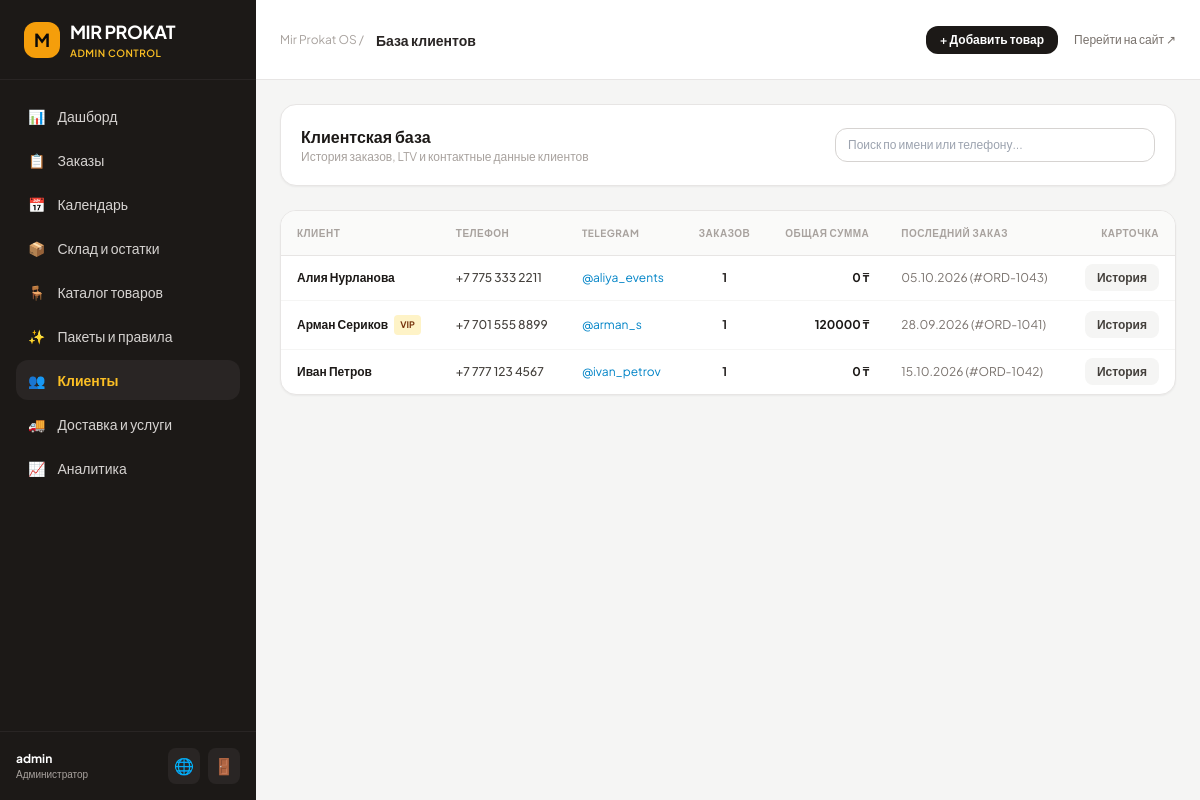
Screenshot of /admin-panel/clients/ (signed in) with the database file from the repository.
### apps/clients/models.py (models this page shows, shortened)
class Client(models.Model):
    name = models.CharField(_('Имя'), max_length=200)
    phone = models.CharField(_('Телефон'), max_length=20, unique=True)
    telegram = models.CharField(_('Telegram'), max_length=100, blank=True)
    telegram_id = models.BigIntegerField(_('Telegram ID'), null=True, blank=True, unique=True)
    email = models.EmailField(_('Email'), blank=True)
    comment = models.TextField(_('Комментарий менеджера'), blank=True)
    is_vip = models.BooleanField(_('VIP-клиент'), default=False)
    created_at = models.DateTimeField(auto_now_add=True)
    updated_at = models.DateTimeField(auto_now=True)
    class Meta:
        verbose_name = _('Клиент')
        verbose_name_plural = _('Клиенты')
        ordering = ['-created_at']
    @property
    def orders_count(self):
        return self.orders.count()
    @property
    def total_spent(self):
        from django.db.models import Sum
        result = self.orders.filter(
            status__in=['COMPLETED', 'PAID', 'PREPARING', 'READY', 'DELIVERING', 'EVENT']
        ).aggregate(total=Sum('total_price'))
        return result['total'] or 0
    @property
    def last_order(self):
        return self.orders.order_by('-created_at').first()

### apps/orders/models.py (models this page shows, shortened)
class Order(models.Model):
    STATUS_NEW = 'NEW'
    STATUS_PENDING = 'PENDING'
    STATUS_CONFIRMED = 'CONFIRMED'
    STATUS_PAYMENT_PENDING = 'PAYMENT_PENDING'
    STATUS_PAID = 'PAID'
    STATUS_PREPARING = 'PREPARING'
    STATUS_READY = 'READY'
    STATUS_DELIVERING = 'DELIVERING'
    STATUS_EVENT = 'EVENT'
    STATUS_COMPLETED = 'COMPLETED'
    STATUS_CANCELLED = 'CANCELLED'
    STATUS_CHOICES = [
        (STATUS_NEW, _('Новая заявка')),
        (STATUS_PENDING, _('На рассмотрении')),
        (STATUS_CONFIRMED, _('Подтверждена (Зарезервировано)')),
        (STATUS_PAYMENT_PENDING, _('Ожидает оплаты')),
        (STATUS_PAID, _('Оплачена')),
        (STATUS_PREPARING, _('Подготовка к выдаче')),
        (STATUS_READY, _('Готов к выдаче')),
        (STATUS_DELIVERING, _('В доставке')),
        (STATUS_EVENT, _('Мероприятие сегодня')),
        (STATUS_COMPLETED, _('Завершена')),
        (STATUS_CANCELLED, _('Отменена')),
    ]
    order_number = models.CharField(_('Номер заказа'), max_length=20, unique=True, db_index=True)
    client = models.ForeignKey(
        'clients.Client', on_delete=models.CASCADE,
        related_name='orders', verbose_name=_('Клиент')
    )
    event_date = models.DateField(_('Дата мероприятия'), db_index=True)
    event_time = models.TimeField(_('Время начала мероприятия'), null=True, blank=True)
    guest_count = models.PositiveIntegerField(_('Количество гостей'), default=10)
    event_type = models.ForeignKey(
        'catalog.EventType', on_delete=models.SET_NULL,
        null=True, blank=True, related_name='orders', verbose_name=_('Тип мероприятия')
    )
    package = models.ForeignKey(
        'catalog.Package', on_delete=models.SET_NULL,
        null=True, blank=True, related_name='orders', verbose_name=_('Выбранный пакет')
    )
    status = models.CharField(
        _('Статус заказа'), max_length=25,
        choices=STATUS_CHOICES, default=STATUS_NEW, db_index=True
    )
    address = models.CharField(_('Адрес мероприятия'), max_length=255, blank=True)
    need_delivery = models.BooleanField(_('Требуется доставка'), default=False)
    delivery_zone = models.ForeignKey(
        'services.DeliveryZone', on_delete=models.SET_NULL,
        null=True, blank=True, related_name='orders', verbose_name=_('Зона доставки')
    )
    need_setup = models.BooleanField(_('Требуется монтаж'), default=False)
    need_teardown = models.BooleanField(_('Требуется демонтаж'), default=False)
    items_price = models.DecimalField(_('Стоимость аренды товаров'), max_digits=12, decimal_places=2, default=0)
    delivery_price = models.DecimalField(_('Стоимость доставки'), max_digits=10, decimal_places=2, default=0)
    services_price = models.DecimalField(_('Стоимость услуг (монтаж/демонтаж/декор)'), max_digits=10, decimal_places=2, default=0)
    deposit_price = models.DecimalField(_('Залог'), max_digits=10, decimal_places=2, default=0)
    total_price = models.DecimalField(_('Итоговая сумма'), max_digits=12, decimal_places=2, default=0)
    paid_amount = models.DecimalField(_('Оплаченная сумма'), max_digits=12, decimal_places=2, default=0)
    comment = models.TextField(_('Комментарий клиента'), blank=True)
    manager_comment = models.TextField(_('Комментарий менеджера'), blank=True)
    source = models.CharField(_('Источник'), max_length=30, default='website', choices=[
        ('website', 'Веб-сайт'),
        ('telegram_bot', 'Telegram-бот'),
        ('manager', 'Менеджер вручную')
    ])
    created_at = models.DateTimeField(_('Создан'), auto_now_add=True)
    updated_at = models.DateTimeField(_('Обновлен'), auto_now=True)
    class Meta:
        verbose_name = _('Заказ')
        verbose_name_plural = _('Заказы')
        ordering = ['-created_at']

### apps/admin_panel/views.py (the view)
# urls.py: path('clients/', views.clients_list_view, name='clients_list'),
@login_required(login_url='/admin-panel/login/')
@user_passes_test(is_staff_check, login_url='/admin-panel/login/')
def clients_list_view(request):
    clients = Client.objects.all().prefetch_related('orders').order_by('-created_at')
    q = request.GET.get('q', '').strip()
    if q:
        clients = clients.filter(Q(name__icontains=q) | Q(phone__icontains=q) | Q(telegram__icontains=q))
    return render(request, 'admin_panel/clients_list.html', {'clients': clients, 'q': q})

### apps/admin_panel/views.py (called while the page is built)
def is_staff_check(user):
    return user.is_authenticated and (user.is_staff or user.is_superuser)

### apps/catalog/context_processors.py (called while the page is built)
def categories_processor(request):
    return {
        'all_categories': Category.objects.filter(is_active=True).order_by('order', 'name')
    }

### templates/admin_panel/clients_list.html
{% extends 'admin_panel/base.html' %}
{% block page_title %}База клиентов{% endblock %}
{% block admin_content %}
<div class="space-y-6">
    <div class="bg-white p-5 rounded-2xl border border-stone-200 shadow-sm flex flex-col sm:flex-row justify-between items-center gap-4">
        <div>
            <h3 class="font-bold text-stone-900 text-base">Клиентская база</h3>
            <p class="text-xs text-stone-400">История заказов, LTV и контактные данные клиентов</p>
        </div>
        <form method="GET" class="w-full sm:w-80">
            <input type="text" name="q" value="{{ q }}" placeholder="Поиск по имени или телефону..." class="w-full py-2 px-3 rounded-xl border border-stone-300 text-xs">
        </form>
    </div>
    <div class="bg-white rounded-2xl border border-stone-200 overflow-hidden shadow-sm">
        <div class="overflow-x-auto">
            <table class="w-full text-left text-xs">
                <thead>
                    <tr class="bg-stone-50 border-b border-stone-200 text-stone-400 uppercase tracking-wider text-[10px]">
                        <th class="py-3.5 px-4">Клиент</th>
                        <th class="py-3.5 px-4">Телефон</th>
                        <th class="py-3.5 px-4">Telegram</th>
                        <th class="py-3.5 px-4 text-center">Заказов</th>
                        <th class="py-3.5 px-4 text-right">Общая сумма</th>
                        <th class="py-3.5 px-4">Последний заказ</th>
                        <th class="py-3.5 px-4 text-right">Карточка</th>
                    </tr>
                </thead>
                <tbody class="divide-y divide-stone-100">
                    {% for client in clients %}
                    <tr class="hover:bg-stone-50/60 transition">
                        <td class="py-3.5 px-4">
                            <div class="font-bold text-stone-900 flex items-center gap-1.5">
                                {{ client.name }}
                                {% if client.is_vip %}
                                <span class="px-1.5 py-0.5 rounded text-[9px] font-bold bg-amber-100 text-amber-900">VIP</span>
                                {% endif %}
                            </div>
                        </td>
                        <td class="py-3.5 px-4 text-stone-700 font-medium">
                            {{ client.phone }}
                        </td>
                        <td class="py-3.5 px-4 text-sky-600">
                            {{ client.telegram|default:"—" }}
                        </td>
                        <td class="py-3.5 px-4 text-center font-bold text-stone-800">
                            {{ client.orders_count }}
                        </td>
                        <td class="py-3.5 px-4 text-right font-bold text-stone-900">
                            {{ client.total_spent|floatformat:0 }} ₸
                        </td>
                        <td class="py-3.5 px-4 text-stone-500">
                            {% if client.last_order %}
                            {{ client.last_order.event_date|date:"d.m.Y" }} (#{{ client.last_order.order_number }})
                            {% else %}—{% endif %}
                        </td>
                        <td class="py-3.5 px-4 text-right">
                            <a href="{% url 'admin_panel:client_detail' client.id %}" class="px-3 py-1.5 rounded-lg bg-stone-100 hover:bg-stone-200 font-semibold text-stone-700">
                                История
                            </a>
                        </td>
                    </tr>
                    {% empty %}
                    <tr>
                        <td colspan="7" class="py-8 text-center text-stone-400">Клиентов не найдено</td>
                    </tr>
                    {% endfor %}
                </tbody>
            </table>
        </div>
    </div>
</div>
{% endblock %}

### templates/admin_panel/base.html (shortened to what this page needs)
<!DOCTYPE html>
<html lang="ru">
<head>
    <script src="https://cdn.tailwindcss.com"></script>
</head>
<body class="bg-stone-100 text-stone-800 antialiased min-h-screen flex flex-col md:flex-row">
    <aside class="w-full md:w-64 bg-stone-900 text-stone-300 flex-shrink-0 flex flex-col justify-between min-h-screen">
        <div>
            <div class="h-20 flex items-center px-6 border-b border-stone-800">
                <a href="{% url 'admin_panel:dashboard' %}" class="flex items-center space-x-2.5">
                    <div class="w-9 h-9 rounded-xl bg-amber-500 text-stone-950 flex items-center justify-center font-bold text-lg">
                        M
                    </div>
                    <div>
                        <span class="font-bold text-lg text-white tracking-tight">MIR PROKAT</span>
                        <span class="block text-[10px] tracking-wider uppercase font-semibold text-amber-400">Admin Control</span>
                    </div>
                </a>
            </div>
            <nav class="p-4 space-y-1 text-sm font-medium">
                <a href="{% url 'admin_panel:dashboard' %}" class="flex items-center gap-3 px-3 py-2.5 rounded-xl transition {% if request.resolver_match.url_name == 'dashboard' %}bg-stone-800 text-amber-400 font-bold{% else %}hover:bg-stone-800/60 hover:text-white{% endif %}">
                    <span>📊</span> Дашборд
                </a>
                <a href="{% url 'admin_panel:orders_list' %}" class="flex items-center gap-3 px-3 py-2.5 rounded-xl transition {% if 'order' in request.resolver_match.url_name %}bg-stone-800 text-amber-400 font-bold{% else %}hover:bg-stone-800/60 hover:text-white{% endif %}">
                    <span>📋</span> Заказы
                </a>
                <a href="{% url 'admin_panel:calendar' %}" class="flex items-center gap-3 px-3 py-2.5 rounded-xl transition {% if request.resolver_match.url_name == 'calendar' %}bg-stone-800 text-amber-400 font-bold{% else %}hover:bg-stone-800/60 hover:text-white{% endif %}">
                    <span>📅</span> Календарь
                </a>
                <a href="{% url 'admin_panel:warehouse' %}" class="flex items-center gap-3 px-3 py-2.5 rounded-xl transition {% if request.resolver_match.url_name == 'warehouse' %}bg-stone-800 text-amber-400 font-bold{% else %}hover:bg-stone-800/60 hover:text-white{% endif %}">
                    <span>📦</span> Склад и остатки
                </a>
                <a href="{% url 'admin_panel:products_list' %}" class="flex items-center gap-3 px-3 py-2.5 rounded-xl transition {% if 'product' in request.resolver_match.url_name %}bg-stone-800 text-amber-400 font-bold{% else %}hover:bg-stone-800/60 hover:text-white{% endif %}">
                    <span>🪑</span> Каталог товаров
                </a>
                <a href="{% url 'admin_panel:packages_list' %}" class="flex items-center gap-3 px-3 py-2.5 rounded-xl transition {% if 'package' in request.resolver_match.url_name %}bg-stone-800 text-amber-400 font-bold{% else %}hover:bg-stone-800/60 hover:text-white{% endif %}">
                    <span>✨</span> Пакеты и правила
                </a>
                <a href="{% url 'admin_panel:clients_list' %}" class="flex items-center gap-3 px-3 py-2.5 rounded-xl transition {% if 'client' in request.resolver_match.url_name %}bg-stone-800 text-amber-400 font-bold{% else %}hover:bg-stone-800/60 hover:text-white{% endif %}">
                    <span>👥</span> Клиенты
                </a>
                <a href="{% url 'admin_panel:services' %}" class="flex items-center gap-3 px-3 py-2.5 rounded-xl transition {% if request.resolver_match.url_name == 'services' %}bg-stone-800 text-amber-400 font-bold{% else %}hover:bg-stone-800/60 hover:text-white{% endif %}">
                    <span>🚚</span> Доставка и услуги
                </a>
                <a href="{% url 'admin_panel:analytics' %}" class="flex items-center gap-3 px-3 py-2.5 rounded-xl transition {% if request.resolver_match.url_name == 'analytics' %}bg-stone-800 text-amber-400 font-bold{% else %}hover:bg-stone-800/60 hover:text-white{% endif %}">
                    <span>📈</span> Аналитика
                </a>
            </nav>
        </div>
        <div class="p-4 border-t border-stone-800">
            <div class="flex items-center justify-between">
                <div>
                    <div class="text-xs font-bold text-white">{{ request.user.username }}</div>
                    <div class="text-[10px] text-stone-400">Администратор</div>
                </div>
                <div class="flex gap-2">
                    <a href="{% url 'catalog:home' %}" target="_blank" class="p-1.5 rounded-lg bg-stone-800 text-stone-300 hover:text-white" title="Открыть сайт">
                        🌐
                    </a>
                    <a href="{% url 'admin_panel:logout' %}" class="p-1.5 rounded-lg bg-stone-800 text-rose-400 hover:text-rose-300" title="Выйти">
                        🚪
                    </a>
                </div>
            </div>
        </div>
    </aside>
    <main class="flex-grow flex flex-col min-h-screen overflow-x-hidden">
        <header class="h-20 bg-white border-b border-stone-200 px-6 flex items-center justify-between">
            <div class="flex items-center gap-3">
                <span class="text-xs text-stone-400">Mir Prokat OS /</span>
                <h2 class="font-bold text-stone-800 text-sm">{% block page_title %}Управление прокатом{% endblock %}</h2>
            </div>
            <div class="flex items-center gap-4">
                <a href="{% url 'admin_panel:product_create' %}" class="px-3.5 py-1.5 rounded-xl bg-stone-900 text-white text-xs font-semibold hover:bg-stone-800 transition">
                    + Добавить товар
                </a>
                <a href="{% url 'catalog:home' %}" target="_blank" class="text-xs text-stone-500 hover:text-stone-800">
                    Перейти на сайт ↗
                </a>
            </div>
        </header>
        <div class="p-6 flex-grow">
            {% block admin_content %}{% endblock %}
        </div>
    </main>
</body>
</html>

### templates/admin_panel/base.html (style rules this page uses)
body { font-family: 'Plus Jakarta Sans', sans-serif; }

### rows the page displays
Client: name "Алия Нурланова", phone "+7 775 333 2211", telegram "@aliya_events", orders_count "1", total_spent "0", last_order.event_date "05.10.2026", last_order.order_number "ORD-1043"
Client: name "Арман Сериков", is_vip "VIP", phone "+7 701 555 8899", telegram "@arman_s", orders_count "1", total_spent "120000", last_order.event_date "28.09.2026", last_order.order_number "ORD-1041"
Client: name "Иван Петров", phone "+7 777 123 4567", telegram "@ivan_petrov", orders_count "1", total_spent "0", last_order.event_date "15.10.2026", last_order.order_number "ORD-1042"

### other values shown
{{ request.user.username }} "admin"
